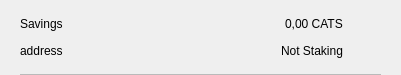
<?xml version="1.0" encoding="UTF-8"?>
<ui version="4.0">
 <class>CSRow</class>
 <widget class="QWidget" name="CSRow">
  <property name="geometry">
   <rect>
    <x>0</x>
    <y>0</y>
    <width>401</width>
    <height>75</height>
   </rect>
  </property>
  <property name="windowTitle">
   <string>Form</string>
  </property>
  <layout class="QVBoxLayout" name="verticalLayout">
   <property name="spacing">
    <number>0</number>
   </property>
   <property name="leftMargin">
    <number>20</number>
   </property>
   <property name="topMargin">
    <number>10</number>
   </property>
   <property name="rightMargin">
    <number>20</number>
   </property>
   <property name="bottomMargin">
    <number>0</number>
   </property>
   <item>
    <widget class="QWidget" name="info" native="true">
     <property name="minimumSize">
      <size>
       <width>0</width>
       <height>0</height>
      </size>
     </property>
     <layout class="QHBoxLayout" name="horizontalLayout_3">
      <property name="leftMargin">
       <number>0</number>
      </property>
      <property name="topMargin">
       <number>0</number>
      </property>
      <property name="rightMargin">
       <number>0</number>
      </property>
      <property name="bottomMargin">
       <number>10</number>
      </property>
      <item>
       <widget class="QWidget" name="container" native="true">
        <property name="minimumSize">
         <size>
          <width>0</width>
          <height>0</height>
         </size>
        </property>
        <layout class="QVBoxLayout" name="verticalLayout_2">
         <property name="spacing">
          <number>0</number>
         </property>
         <property name="leftMargin">
          <number>0</number>
         </property>
         <property name="topMargin">
          <number>0</number>
         </property>
         <property name="rightMargin">
          <number>0</number>
         </property>
         <property name="bottomMargin">
          <number>0</number>
         </property>
         <item>
          <layout class="QHBoxLayout" name="horizontalLayout">
           <item>
            <widget class="QLabel" name="labelName">
             <property name="text">
              <string>Savings</string>
             </property>
            </widget>
           </item>
           <item>
            <spacer name="horizontalSpacer">
             <property name="orientation">
              <enum>Qt::Horizontal</enum>
             </property>
             <property name="sizeHint" stdset="0">
              <size>
               <width>40</width>
               <height>20</height>
              </size>
             </property>
            </spacer>
           </item>
           <item>
            <widget class="QLabel" name="labelAmount">
             <property name="text">
              <string>0,00 CATS</string>
             </property>
            </widget>
           </item>
          </layout>
         </item>
         <item>
          <layout class="QHBoxLayout" name="horizontalLayout_2">
           <item>
            <widget class="QLabel" name="labelAddress">
             <property name="text">
              <string>address</string>
             </property>
            </widget>
           </item>
           <item>
            <spacer name="horizontalSpacer_2">
             <property name="orientation">
              <enum>Qt::Horizontal</enum>
             </property>
             <property name="sizeHint" stdset="0">
              <size>
               <width>40</width>
               <height>20</height>
              </size>
             </property>
            </spacer>
           </item>
           <item>
            <widget class="QLabel" name="labelStaking">
             <property name="text">
              <string>Not Staking</string>
             </property>
            </widget>
           </item>
          </layout>
         </item>
        </layout>
       </widget>
      </item>
      <item alignment="Qt::AlignHCenter|Qt::AlignVCenter">
       <widget class="QPushButton" name="pushButtonMenu">
        <property name="minimumSize">
         <size>
          <width>24</width>
          <height>24</height>
         </size>
        </property>
        <property name="maximumSize">
         <size>
          <width>32</width>
          <height>32</height>
         </size>
        </property>
        <property name="focusPolicy">
         <enum>Qt::NoFocus</enum>
        </property>
        <property name="styleSheet">
         <string notr="true">border:none; background-color:transparent;</string>
        </property>
        <property name="text">
         <string/>
        </property>
        <property name="icon">
         <iconset>
          <normaloff>://ic-menu-hover</normaloff>://ic-menu-hover</iconset>
        </property>
        <property name="iconSize">
         <size>
          <width>24</width>
          <height>24</height>
         </size>
        </property>
       </widget>
      </item>
     </layout>
    </widget>
   </item>
   <item>
    <widget class="QLabel" name="lblDivisory">
     <property name="minimumSize">
      <size>
       <width>0</width>
       <height>1</height>
      </size>
     </property>
     <property name="maximumSize">
      <size>
       <width>16777215</width>
       <height>1</height>
      </size>
     </property>
     <property name="styleSheet">
      <string notr="true">background-color:#bababa;</string>
     </property>
     <property name="text">
      <string/>
     </property>
     <property name="alignment">
      <set>Qt::AlignBottom|Qt::AlignLeading|Qt::AlignLeft</set>
     </property>
    </widget>
   </item>
  </layout>
 </widget>
 <resources/>
 <connections/>
</ui>
